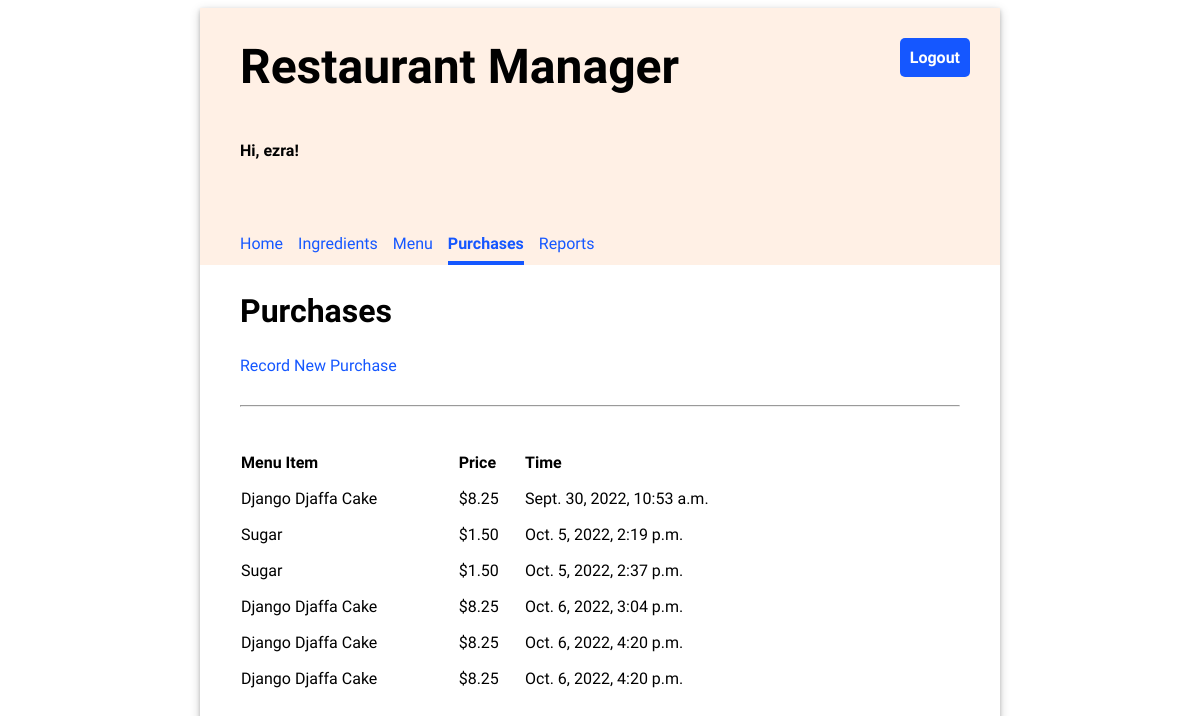
The page /purchases/ (signed in) on the database its author committed.
### inventory/models.py (models this page shows, shortened)
class Purchase(models.Model):
    menu_item = models.ForeignKey(MenuItem, on_delete=models.CASCADE)
    timestamp = models.DateTimeField(auto_now_add=True)

class MenuItem(models.Model):
    title = models.CharField(max_length=200, unique=True)
    price = models.FloatField(default=0.00)
    class Meta:
        ordering=['price']

### inventory/views.py (the view)
# urls.py: path('purchases/', views.PurchasesView.as_view(), name='purchases'),
class PurchasesView(LoginRequiredMixin, ListView):
    template_name = 'inventory/purchase_list.html'
    model = Purchase

### inventory/templates/inventory/purchase_list.html (shortened to what this page needs)
{% extends 'base.html' %}
{% load static %}
{% block content %}
    <h2>Purchases</h2>
    <a href="{% url 'add_purchase' %}">Record New Purchase</a>
    <hr/>
    <table class="inventory-table">
        <thead>
            <tr>
                <th>Menu Item</th>
                <th>Price</th>
                <th>Time</th>
            </tr>
        </thead>
        <tbody>
        {% for purchase in object_list %}
            <tr>
                <td>{{ purchase.menu_item.title }}</td>
                <td class="price">${{ purchase.menu_item.price|stringformat:".2f" }}</td>
                <td>{{ purchase.timestamp }}</td>
            </tr>
        {% endfor %}
        </tbody>
    </table>
{% endblock %}

### inventory/templates/base.html (shortened to what this page needs)
{% load static %}
<html>
<head>
  <link rel="stylesheet" type="text/css" href="{% static 'inventory/style.css' %}" />
</head>
<body>
  <div class="app">
    <header>
      <div class="header-first-row">
        <h1 class="title">Restaurant Manager</h1>
        {% if user.is_authenticated %}
        <a class="logout" href="/logout">Logout</a>
        {% endif %}
      </div>
      {% if user.is_authenticated %}
      <p>Hi, {{ user.username }}!</p>
      <nav class="navbar">
        {% url 'home' as home_url %}
        {% url 'ingredients' as ingredients_url %}
        {% url 'menu' as menu_url %}
        {% url 'purchases' as purchases_url %}
        {% url 'reports' as reports_url %}
        <a class="nav-item{% if request.path == home_url %} current-page{% endif %}" href="{% url 'home' %}">Home</a>
        <a class="nav-item{% if request.path == ingredients_url %} current-page{% endif %}"
          href="{% url 'ingredients' %}">Ingredients</a>
        <a class="nav-item{% if request.path == menu_url %} current-page{% endif %}" href="{% url 'menu' %}">Menu</a>
        <a class="nav-item{% if request.path == purchases_url %} current-page{% endif %}"
          href="{% url 'purchases' %}">Purchases</a>
        <a class="nav-item{% if request.path == reports_url %} current-page{% endif %}"
          href="{% url 'reports' %}">Reports</a>
      </nav>
      {% endif %}
    </header>
    <main>
      {% block content %}{% endblock %}
    </main>
  </div>
</body>
</html>

### inventory/static/inventory/style.css (style rules this page uses)
body { font-family: 'Oxygen', sans-serif; }
hr { margin: 30px 0; }
header { background-color: #FFF0E5; min-height: 200px; display: flex; align-items: center; flex-direction: column; align-items: flex-start; padding-left: 40px; }
main { display: flex; flex-direction: column; padding: 0 40px 20px 40px; justify-content: center; }
main h2 { font-size: 2em; }
.app { min-width: 800px; max-width: 60%; margin: 0 auto; box-shadow: 0 2px 4px 0 rgba(0, 0, 0, 0.2), 0 3px 10px 0 rgba(0, 0, 0, 0.19); }
.title { font-size: 3em; padding: 30px 0; margin: auto 0; }
header p { font-weight: bold; }
.navbar { margin-top: 50px; display: flex; width: 100%; }
.navbar a { text-decoration: none; padding: 8px 0; color: #1557FF; margin-right: 15px; }
.navbar a:hover, .navbar .current-page { border-bottom: solid 4px #1557FF; border-spacing: 0 15px; font-weight: bold; }
main table { text-align: left; border-collapse: separate; border-spacing: 0 15px; width: 80%; }
.header-first-row { width: 100%; display: flex; justify-content: space-between; }
.logout { height: max-content; text-align: center; text-decoration: none; border: 0px; background-color: #1557FF; border-radius: 5px; color: white; padding: 10px; font-weight: bold; margin: 30px; font-size: 1em; }
a { text-decoration: none; color: #1557FF; }

### rows shown on the page
Purchase: menu_item "Django Djaffa Cake", menu_item.price "8.25", timestamp "Sept. 30, 2022, 10:53 a.m."
Purchase: menu_item "Sugar", menu_item.price "1.50", timestamp "Oct. 5, 2022, 2:19 p.m."
Purchase: menu_item "Sugar", menu_item.price "1.50", timestamp "Oct. 5, 2022, 2:37 p.m."
Purchase: menu_item "Django Djaffa Cake", menu_item.price "8.25", timestamp "Oct. 6, 2022, 3:04 p.m."
Purchase: menu_item "Django Djaffa Cake", menu_item.price "8.25", timestamp "Oct. 6, 2022, 4:20 p.m."
Purchase: menu_item "Django Djaffa Cake", menu_item.price "8.25", timestamp "Oct. 6, 2022, 4:20 p.m."

### other values the page prints
{{ user.username }} "ezra"
